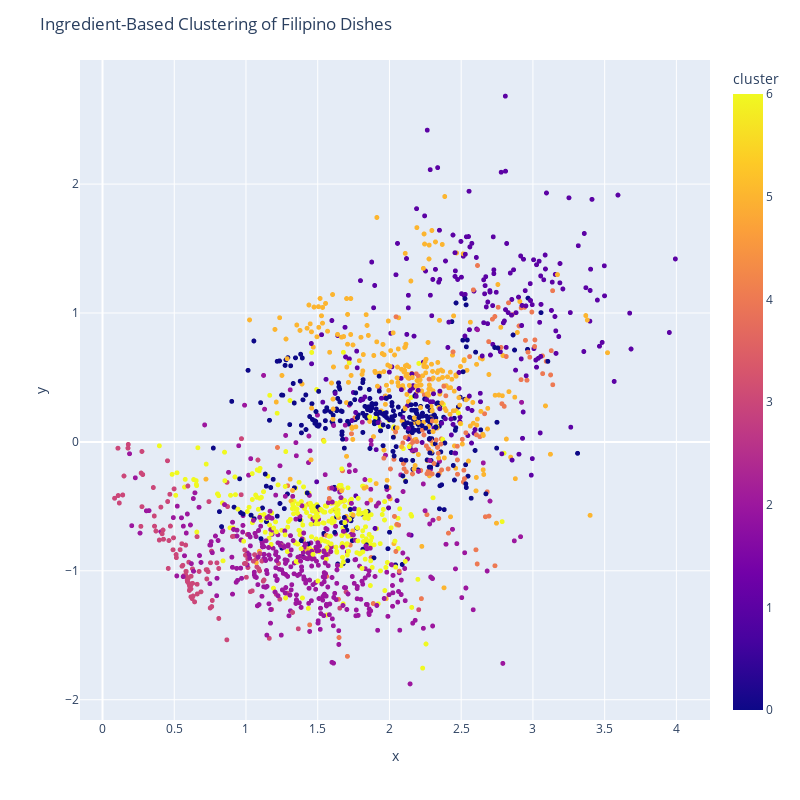

Notebook cell for this chart:
### Markdown cell above
## Visualization

### Code cell
import plotly.express as px
import pandas as pd

# Dimensionality reduction for visualization
dimensions_to_keep = 2  # Adjust this to 2 or 3
svd = TruncatedSVD(n_components=dimensions_to_keep)
reduced_embeddings = svd.fit_transform(reduced_embeddings)

ingredients_format = [
    "<br>".join(recipe["ingredients"]) for recipe in cleaned_recipes
]

df = pd.DataFrame(
    {
        "x": reduced_embeddings[:, 0],
        "y": reduced_embeddings[:, 1],
        # "z": reduced_embeddings[:, 2],
        "cluster": cluster_labels,
        "recipe_name": [recipe["name"] for recipe in cleaned_recipes],
        "ingredients": ingredients_format,
    }
)

fig = px.scatter(
    df,
    x="x",
    y="y",
    # z="z",
    color="cluster",
    hover_name="recipe_name",
    hover_data=["ingredients"],
    width=800,
    height=800,
)

fig.update_traces(marker=dict(size=5))
fig.update_layout(title="Ingredient-Based Clustering of Filipino Dishes")

fig.show()

### Figure 1 — Plotly figure (JSON) as saved in the notebook; plotly's stock layout.template omitted (floating-point values rounded to 4 significant figures; data arrays with more than 128 entries replaced by an {"elided": "..."} marker saying what was removed)
{"data": [{"customdata": {"elided": "1808x1 str values"}, "hovertemplate": "<b>%{hovertext}</b><br><br>x=%{x}<br>y=%{y}<br>ingredients=%{customdata[0]}<br>cluster=%{marker.color}<extra></extra>", "hovertext": {"elided": "1808 str values"}, "legendgroup": "", "marker": {"color": {"elided": "1808 int values"}, "coloraxis": "coloraxis", "size": 5, "symbol": "circle"}, "mode": "markers", "name": "", "showlegend": false, "type": "scattergl", "x": {"elided": "1808 float values"}, "xaxis": "x", "y": {"elided": "1808 float values"}, "yaxis": "y"}], "layout": {"coloraxis": {"colorbar": {"title": {"text": "cluster"}}, "colorscale": [[0, "#0d0887"], [0.1111, "#46039f"], [0.2222, "#7201a8"], [0.3333, "#9c179e"], [0.4444, "#bd3786"], [0.5556, "#d8576b"], [0.6667, "#ed7953"], [0.7778, "#fb9f3a"], [0.8889, "#fdca26"], [1, "#f0f921"]]}, "height": 800, "legend": {"tracegroupgap": 0}, "margin": {"t": 60}, "title": {"text": "Ingredient-Based Clustering of Filipino Dishes"}, "width": 800, "xaxis": {"anchor": "y", "domain": [0, 1], "title": {"text": "x"}}, "yaxis": {"anchor": "x", "domain": [0, 1], "title": {"text": "y"}}}}
